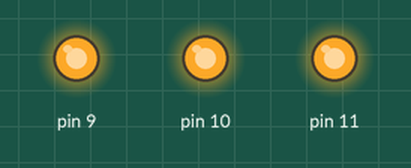
Bench run of a sketch on a simulated Arduino Uno, built with avr-gcc and run on an emulated ATmega328P. On the bench: output pins drawn as LEDs (lit = HIGH).

Above: at 0.1 s.
At 1.1 s:
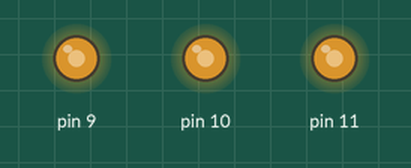
Timing chart, 0 to 2.6 s (numbered marks = the images above):
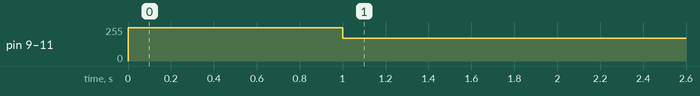

The sketch:

LED_test.ino
```cpp
void setup() {
  analogWrite(9, 250);
  analogWrite(10, 250);
  analogWrite(11, 250);
}

void loop() {
  delay(1000);
  analogWrite(9, 170);
  analogWrite(10, 170);
  analogWrite(11, 170);
}
```

Measured:
- by itself, pin 9–11: 250/255 → 170/255 at 1.0 s
